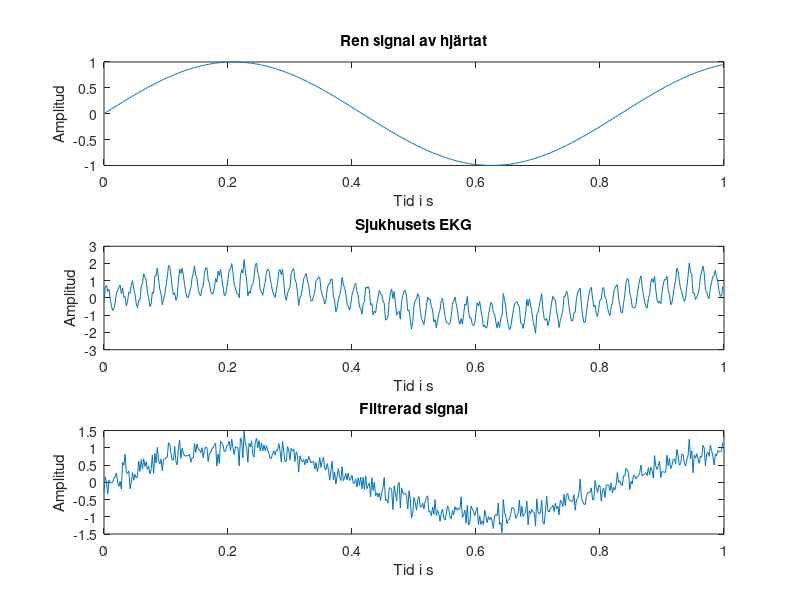
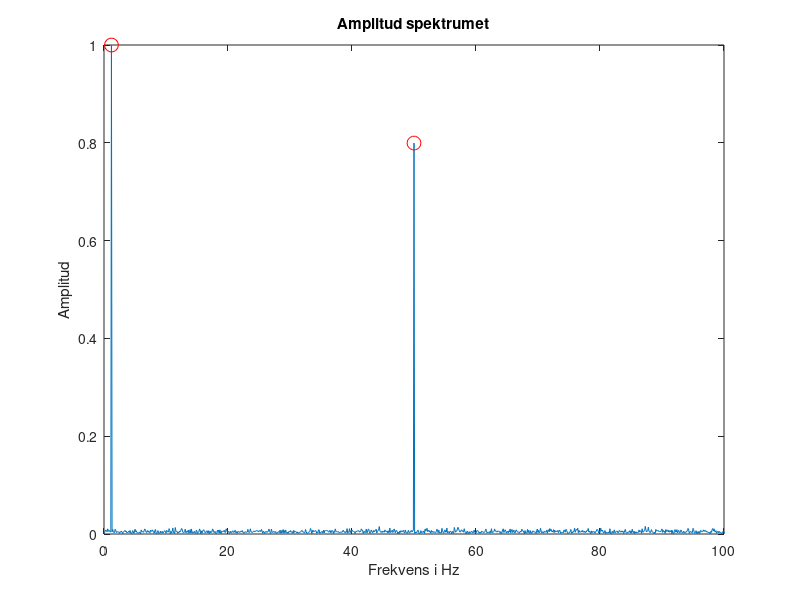
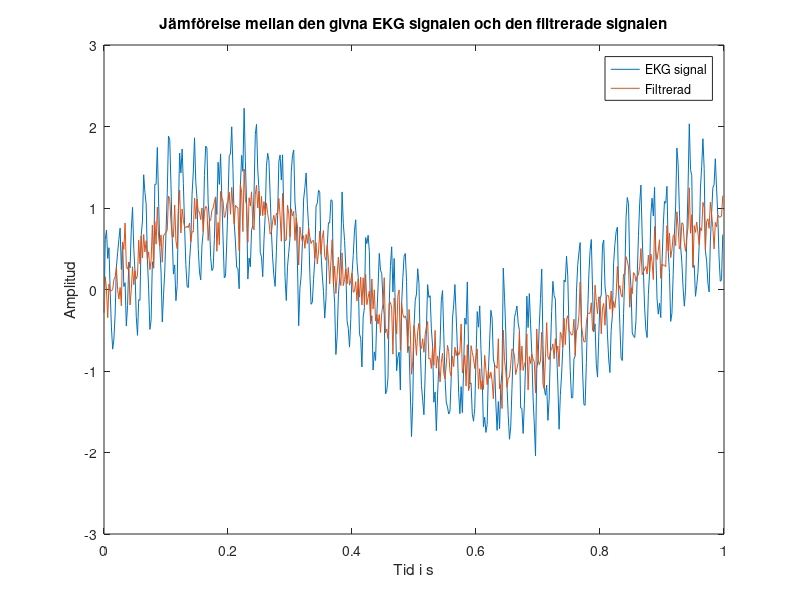

MATLAB code to generate these figures, in order:

% Parametrar
fs = 500;
T = 10;
N = fs * T;
dt = 1/fs;
df = fs/N; % frequency resolution

%index och tid vektorer
n = 0:N-1;
t = n * dt;

% signaler
A = 1.0; 
B = 0.8;
fh = 1.2; % ger hjärtslag på 72 BPM
fi = 50; %från sjukhuset

% vågorna
hjarta = A * sin(2*pi*fh*t);
brus = 0.2 * randn(1,N); % elektroniskt fuzz
storning = B * sin(2*pi*fi*t);

ekgsignal = hjarta + brus + storning;

% FFT
X = fft(ekgsignal);

amp = 2*abs(X)/N;
amp(1) = abs(X(1)) / N; % DC för just index 1 ska ej dubbleras
f = n * df;

%leta hjärtats peak
[~, idx] = max(amp(6:31));
idx_hjarta = idx + 5;
hjarta_freq = (idx_hjarta - 1) * df;

% leta ströningspeak
[~, idx1] = max(amp(401:601));
idx1_storning = idx1 + 400;
storning_freq = (idx1_storning - 1) * df;
BPM = hjarta_freq * 60;

% filtrering
X_filtrerad = X;
X_filtrerad(491:511) = 0; % tar bort störningen
X_filtrerad(4491:4511) = 0; % ta bort spegling

% invers
filtrerad = real(ifft(X_filtrerad));

fprintf('Hjärtfrekvens: %.1f Hz\n', hjarta_freq);
fprintf('Störningsfrekvens: %.1f Hz\n', storning_freq);
fprintf('Slag per minut: %.1f BPM\n', BPM);
fprintf('Frekvens uppslösning: %.1f Hz\n', df);

figure(1)
subplot(3,1,1)
plot(t(1:500), hjarta(1:500));
title("Ren signal av hjärtat");
xlabel("Tid i s");
ylabel("Amplitud")

subplot(3,1,2)
plot(t(1:500), ekgsignal(1:500));
title("Sjukhusets EKG");
xlabel("Tid i s");
ylabel("Amplitud")

subplot(3,1,3)
plot(t(1:500), filtrerad(1:500));
title("Filtrerad signal")
xlabel("Tid i s");
ylabel("Amplitud");

figure(2)
plot(f(1:N/2+1), amp(1:N/2+1));
xlim([0 100])
title("Amplitud spektrumet")
xlabel("Frekvens i Hz")
ylabel("Amplitud")
hold on;        
plot(hjarta_freq, amp(idx_hjarta), "ro", "MarkerSize", 10);                                                          
plot(storning_freq, amp(idx1_storning), "ro", "MarkerSize", 10);

figure(3)
plot(t(1:500), ekgsignal(1:500));
hold on;
plot(t(1:500), filtrerad(1:500));
legend("EKG signal", "Filtrerad")
title("Jämförelse mellan den givna EKG signalen och den filtrerade signalen")
xlabel("Tid i s")
ylabel("Amplitud")

saveas(figure(1), fullfile('~/Desktop', 'figur1.png'));                                                              
saveas(figure(2), fullfile('~/Desktop', 'figur2.png'));                                                              
saveas(figure(3), fullfile('~/Desktop', 'figur3.png'));      
